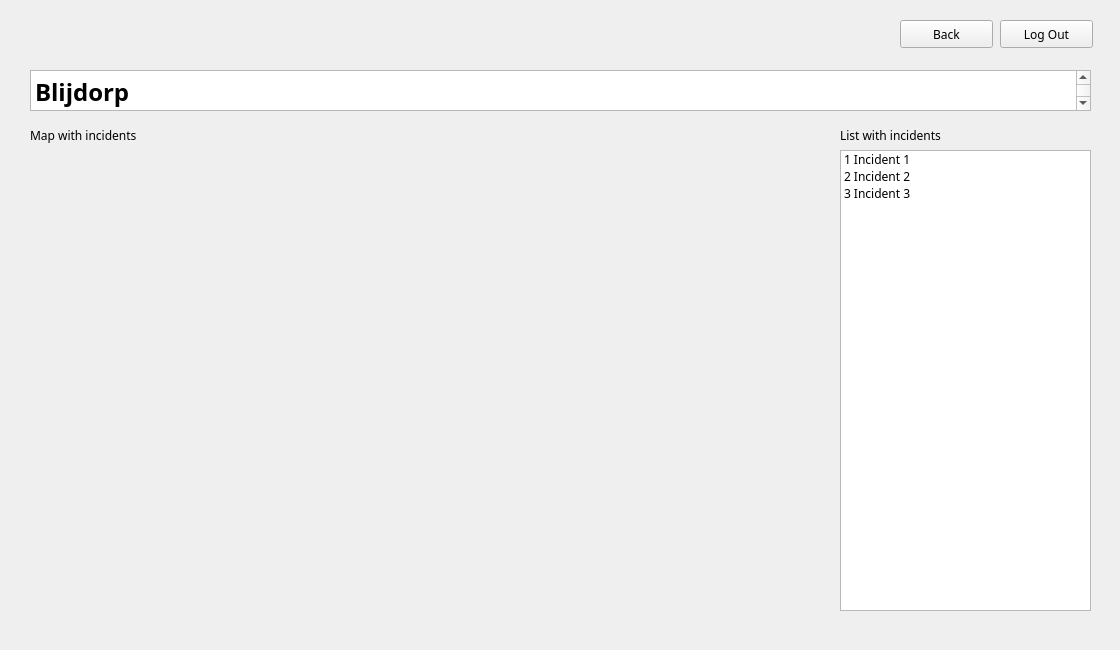
<?xml version="1.0" encoding="UTF-8"?>
<ui version="4.0">
 <class>StormClean</class>
 <widget class="QDialog" name="StormClean">
  <property name="enabled">
   <bool>true</bool>
  </property>
  <property name="geometry">
   <rect>
    <x>0</x>
    <y>0</y>
    <width>1120</width>
    <height>650</height>
   </rect>
  </property>
  <property name="sizePolicy">
   <sizepolicy hsizetype="Fixed" vsizetype="Fixed">
    <horstretch>0</horstretch>
    <verstretch>0</verstretch>
   </sizepolicy>
  </property>
  <property name="minimumSize">
   <size>
    <width>1120</width>
    <height>650</height>
   </size>
  </property>
  <property name="maximumSize">
   <size>
    <width>1120</width>
    <height>650</height>
   </size>
  </property>
  <property name="font">
   <font>
    <family>Arial Unicode MS</family>
   </font>
  </property>
  <property name="cursor">
   <cursorShape>ArrowCursor</cursorShape>
  </property>
  <property name="mouseTracking">
   <bool>false</bool>
  </property>
  <property name="windowTitle">
   <string>StormClean</string>
  </property>
  <widget class="QStackedWidget" name="Pages">
   <property name="geometry">
    <rect>
     <x>0</x>
     <y>0</y>
     <width>1120</width>
     <height>650</height>
    </rect>
   </property>
   <property name="sizePolicy">
    <sizepolicy hsizetype="Fixed" vsizetype="Fixed">
     <horstretch>0</horstretch>
     <verstretch>0</verstretch>
    </sizepolicy>
   </property>
   <property name="minimumSize">
    <size>
     <width>1120</width>
     <height>650</height>
    </size>
   </property>
   <property name="maximumSize">
    <size>
     <width>1120</width>
     <height>650</height>
    </size>
   </property>
   <property name="currentIndex">
    <number>2</number>
   </property>
   <property name="CurrentIndex" stdset="0">
    <number>5</number>
   </property>
   <widget class="QWidget" name="page">
    <widget class="QPlainTextEdit" name="Box_Username">
     <property name="geometry">
      <rect>
       <x>460</x>
       <y>250</y>
       <width>161</width>
       <height>31</height>
      </rect>
     </property>
     <property name="font">
      <font>
       <family>Arial Unicode MS</family>
       <weight>50</weight>
       <bold>false</bold>
      </font>
     </property>
    </widget>
    <widget class="QPlainTextEdit" name="Box_Password">
     <property name="geometry">
      <rect>
       <x>460</x>
       <y>300</y>
       <width>161</width>
       <height>31</height>
      </rect>
     </property>
     <property name="font">
      <font>
       <family>Segoe MDL2 Assets</family>
       <weight>50</weight>
       <bold>false</bold>
      </font>
     </property>
    </widget>
    <widget class="QLabel" name="Label_Password">
     <property name="geometry">
      <rect>
       <x>390</x>
       <y>310</y>
       <width>101</width>
       <height>16</height>
      </rect>
     </property>
     <property name="text">
      <string>Password:</string>
     </property>
    </widget>
    <widget class="QLabel" name="label_welcome">
     <property name="geometry">
      <rect>
       <x>380</x>
       <y>170</y>
       <width>251</width>
       <height>41</height>
      </rect>
     </property>
     <property name="text">
      <string>Welcome to StormClean, please log in:</string>
     </property>
    </widget>
    <widget class="QLabel" name="Label_username">
     <property name="geometry">
      <rect>
       <x>390</x>
       <y>260</y>
       <width>101</width>
       <height>16</height>
      </rect>
     </property>
     <property name="text">
      <string>Username:</string>
     </property>
    </widget>
    <widget class="QPushButton" name="Login">
     <property name="geometry">
      <rect>
       <x>580</x>
       <y>400</y>
       <width>151</width>
       <height>21</height>
      </rect>
     </property>
     <property name="text">
      <string>LogIn</string>
     </property>
    </widget>
    <widget class="QPushButton" name="Cancel">
     <property name="geometry">
      <rect>
       <x>580</x>
       <y>420</y>
       <width>151</width>
       <height>21</height>
      </rect>
     </property>
     <property name="text">
      <string>Cancel</string>
     </property>
    </widget>
   </widget>
   <widget class="QWidget" name="page_2">
    <widget class="QPushButton" name="pushButton_logout">
     <property name="geometry">
      <rect>
       <x>1000</x>
       <y>20</y>
       <width>93</width>
       <height>28</height>
      </rect>
     </property>
     <property name="text">
      <string>Log Out</string>
     </property>
    </widget>
    <widget class="QLabel" name="label_selectneighbourhood">
     <property name="geometry">
      <rect>
       <x>30</x>
       <y>40</y>
       <width>251</width>
       <height>21</height>
      </rect>
     </property>
     <property name="text">
      <string>Select neighbourhood:</string>
     </property>
    </widget>
    <widget class="QListWidget" name="listWidget_listofneighbourhood">
     <property name="geometry">
      <rect>
       <x>840</x>
       <y>70</y>
       <width>256</width>
       <height>501</height>
      </rect>
     </property>
     <item>
      <property name="text">
       <string>1 Neighbourhood 1</string>
      </property>
     </item>
     <item>
      <property name="text">
       <string>2 Neighbourhood 2</string>
      </property>
     </item>
     <item>
      <property name="text">
       <string>3 Neighbourhood 3</string>
      </property>
     </item>
    </widget>
    <widget class="QgsMapCanvas" name="QgsMapCanvas" native="true">
     <property name="geometry">
      <rect>
       <x>30</x>
       <y>70</y>
       <width>781</width>
       <height>501</height>
      </rect>
     </property>
    </widget>
   </widget>
   <widget class="QWidget" name="page_3">
    <widget class="QLabel" name="label_mapincidents">
     <property name="geometry">
      <rect>
       <x>30</x>
       <y>120</y>
       <width>211</width>
       <height>31</height>
      </rect>
     </property>
     <property name="text">
      <string>Map with incidents</string>
     </property>
    </widget>
    <widget class="QLabel" name="label_listincidents">
     <property name="geometry">
      <rect>
       <x>840</x>
       <y>120</y>
       <width>211</width>
       <height>31</height>
      </rect>
     </property>
     <property name="text">
      <string>List with incidents</string>
     </property>
    </widget>
    <widget class="QPushButton" name="pushButton_logout2">
     <property name="geometry">
      <rect>
       <x>1000</x>
       <y>20</y>
       <width>93</width>
       <height>28</height>
      </rect>
     </property>
     <property name="text">
      <string>Log Out</string>
     </property>
    </widget>
    <widget class="QListWidget" name="listWidget_incidents">
     <property name="geometry">
      <rect>
       <x>840</x>
       <y>150</y>
       <width>251</width>
       <height>461</height>
      </rect>
     </property>
     <item>
      <property name="text">
       <string>1 Incident 1</string>
      </property>
     </item>
     <item>
      <property name="text">
       <string>2 Incident 2</string>
      </property>
     </item>
     <item>
      <property name="text">
       <string>3 Incident 3</string>
      </property>
     </item>
    </widget>
    <widget class="QgsMapCanvas" name="QgsMapCanvas_1" native="true">
     <property name="geometry">
      <rect>
       <x>30</x>
       <y>150</y>
       <width>801</width>
       <height>461</height>
      </rect>
     </property>
    </widget>
    <widget class="QTextEdit" name="WijkName">
     <property name="geometry">
      <rect>
       <x>30</x>
       <y>70</y>
       <width>1061</width>
       <height>41</height>
      </rect>
     </property>
     <property name="html">
      <string>&lt;!DOCTYPE HTML PUBLIC &quot;-//W3C//DTD HTML 4.0//EN&quot; &quot;http://www.w3.org/TR/REC-html40/strict.dtd&quot;&gt;
&lt;html&gt;&lt;head&gt;&lt;meta name=&quot;qrichtext&quot; content=&quot;1&quot; /&gt;&lt;style type=&quot;text/css&quot;&gt;
p, li { white-space: pre-wrap; }
&lt;/style&gt;&lt;/head&gt;&lt;body style=&quot; font-family:'Arial Unicode MS'; font-size:8.25pt; font-weight:400; font-style:normal;&quot;&gt;
&lt;p style=&quot; margin-top:0px; margin-bottom:0px; margin-left:0px; margin-right:0px; -qt-block-indent:0; text-indent:0px;&quot;&gt;&lt;span style=&quot; font-size:18pt; font-weight:600;&quot;&gt;Blijdorp&lt;/span&gt;&lt;/p&gt;&lt;/body&gt;&lt;/html&gt;</string>
     </property>
    </widget>
    <widget class="QPushButton" name="back">
     <property name="geometry">
      <rect>
       <x>900</x>
       <y>20</y>
       <width>93</width>
       <height>28</height>
      </rect>
     </property>
     <property name="text">
      <string>Back</string>
     </property>
    </widget>
   </widget>
   <widget class="QWidget" name="page_4">
    <widget class="QPushButton" name="pushButton_logout3">
     <property name="geometry">
      <rect>
       <x>1000</x>
       <y>20</y>
       <width>93</width>
       <height>28</height>
      </rect>
     </property>
     <property name="text">
      <string>Log Out</string>
     </property>
    </widget>
    <widget class="QLabel" name="label_1incidentsmap">
     <property name="geometry">
      <rect>
       <x>30</x>
       <y>210</y>
       <width>571</width>
       <height>291</height>
      </rect>
     </property>
     <property name="text">
      <string/>
     </property>
     <property name="pixmap">
      <pixmap>Kaart-locatiemap.jpg</pixmap>
     </property>
    </widget>
    <widget class="QTextBrowser" name="textBrowser_incidentname">
     <property name="geometry">
      <rect>
       <x>30</x>
       <y>70</y>
       <width>1061</width>
       <height>41</height>
      </rect>
     </property>
     <property name="html">
      <string>&lt;!DOCTYPE HTML PUBLIC &quot;-//W3C//DTD HTML 4.0//EN&quot; &quot;http://www.w3.org/TR/REC-html40/strict.dtd&quot;&gt;
&lt;html&gt;&lt;head&gt;&lt;meta name=&quot;qrichtext&quot; content=&quot;1&quot; /&gt;&lt;style type=&quot;text/css&quot;&gt;
p, li { white-space: pre-wrap; }
&lt;/style&gt;&lt;/head&gt;&lt;body style=&quot; font-family:'Arial Unicode MS'; font-size:8.25pt; font-weight:400; font-style:normal;&quot;&gt;
&lt;p style=&quot; margin-top:0px; margin-bottom:0px; margin-left:0px; margin-right:0px; -qt-block-indent:0; text-indent:0px;&quot;&gt;&lt;span style=&quot; font-size:10pt;&quot;&gt;Incident name&lt;/span&gt;&lt;/p&gt;&lt;/body&gt;&lt;/html&gt;</string>
     </property>
    </widget>
    <widget class="QLabel" name="label_map1incident">
     <property name="geometry">
      <rect>
       <x>30</x>
       <y>180</y>
       <width>211</width>
       <height>31</height>
      </rect>
     </property>
     <property name="text">
      <string>Map with incident</string>
     </property>
    </widget>
    <widget class="QLabel" name="label_photos">
     <property name="geometry">
      <rect>
       <x>630</x>
       <y>180</y>
       <width>211</width>
       <height>31</height>
      </rect>
     </property>
     <property name="text">
      <string>Photos</string>
     </property>
    </widget>
    <widget class="QLabel" name="label_photo1">
     <property name="geometry">
      <rect>
       <x>630</x>
       <y>210</y>
       <width>271</width>
       <height>291</height>
      </rect>
     </property>
     <property name="text">
      <string/>
     </property>
     <property name="pixmap">
      <pixmap>download (1).jpg</pixmap>
     </property>
     <property name="scaledContents">
      <bool>true</bool>
     </property>
    </widget>
    <widget class="QLabel" name="label">
     <property name="geometry">
      <rect>
       <x>910</x>
       <y>210</y>
       <width>181</width>
       <height>141</height>
      </rect>
     </property>
     <property name="text">
      <string/>
     </property>
     <property name="pixmap">
      <pixmap>download.jpg</pixmap>
     </property>
    </widget>
    <widget class="QLabel" name="label_2">
     <property name="geometry">
      <rect>
       <x>910</x>
       <y>360</y>
       <width>181</width>
       <height>141</height>
      </rect>
     </property>
     <property name="text">
      <string/>
     </property>
     <property name="pixmap">
      <pixmap>download (2).jpg</pixmap>
     </property>
    </widget>
    <widget class="QTextBrowser" name="textBrowser_manualdiscription">
     <property name="geometry">
      <rect>
       <x>30</x>
       <y>510</y>
       <width>571</width>
       <height>121</height>
      </rect>
     </property>
     <property name="html">
      <string>&lt;!DOCTYPE HTML PUBLIC &quot;-//W3C//DTD HTML 4.0//EN&quot; &quot;http://www.w3.org/TR/REC-html40/strict.dtd&quot;&gt;
&lt;html&gt;&lt;head&gt;&lt;meta name=&quot;qrichtext&quot; content=&quot;1&quot; /&gt;&lt;style type=&quot;text/css&quot;&gt;
p, li { white-space: pre-wrap; }
&lt;/style&gt;&lt;/head&gt;&lt;body style=&quot; font-family:'Arial Unicode MS'; font-size:8.25pt; font-weight:400; font-style:normal;&quot;&gt;
&lt;p style=&quot; margin-top:0px; margin-bottom:0px; margin-left:0px; margin-right:0px; -qt-block-indent:0; text-indent:0px;&quot;&gt;&lt;span style=&quot; font-size:8pt; font-weight:600;&quot;&gt;Manual discription&lt;/span&gt;&lt;/p&gt;
&lt;p style=&quot; margin-top:0px; margin-bottom:0px; margin-left:0px; margin-right:0px; -qt-block-indent:0; text-indent:0px;&quot;&gt;&lt;span style=&quot; font-size:8pt;&quot;&gt;&amp;quot;............................................................................................&lt;/span&gt;&lt;/p&gt;
&lt;p style=&quot; margin-top:0px; margin-bottom:0px; margin-left:0px; margin-right:0px; -qt-block-indent:0; text-indent:0px;&quot;&gt;&lt;span style=&quot; font-size:8pt;&quot;&gt;..........................................................................................&amp;quot;&lt;/span&gt;&lt;/p&gt;&lt;/body&gt;&lt;/html&gt;</string>
     </property>
    </widget>
    <widget class="QTextBrowser" name="textBrowser">
     <property name="geometry">
      <rect>
       <x>630</x>
       <y>510</y>
       <width>461</width>
       <height>121</height>
      </rect>
     </property>
     <property name="html">
      <string>&lt;!DOCTYPE HTML PUBLIC &quot;-//W3C//DTD HTML 4.0//EN&quot; &quot;http://www.w3.org/TR/REC-html40/strict.dtd&quot;&gt;
&lt;html&gt;&lt;head&gt;&lt;meta name=&quot;qrichtext&quot; content=&quot;1&quot; /&gt;&lt;style type=&quot;text/css&quot;&gt;
p, li { white-space: pre-wrap; }
&lt;/style&gt;&lt;/head&gt;&lt;body style=&quot; font-family:'Arial Unicode MS'; font-size:8.25pt; font-weight:400; font-style:normal;&quot;&gt;
&lt;p style=&quot; margin-top:0px; margin-bottom:0px; margin-left:0px; margin-right:0px; -qt-block-indent:0; text-indent:0px;&quot;&gt;&lt;span style=&quot; font-size:8pt; font-weight:600;&quot;&gt;Additional information:&lt;/span&gt;&lt;/p&gt;
&lt;p style=&quot; margin-top:0px; margin-bottom:0px; margin-left:0px; margin-right:0px; -qt-block-indent:0; text-indent:0px;&quot;&gt;&lt;span style=&quot; font-size:8pt;&quot;&gt;Mentioned x times&lt;/span&gt;&lt;/p&gt;
&lt;p style=&quot; margin-top:0px; margin-bottom:0px; margin-left:0px; margin-right:0px; -qt-block-indent:0; text-indent:0px;&quot;&gt;&lt;span style=&quot; font-size:8pt;&quot;&gt;............................&lt;/span&gt;&lt;/p&gt;&lt;/body&gt;&lt;/html&gt;</string>
     </property>
    </widget>
    <widget class="QLabel" name="label_Question">
     <property name="geometry">
      <rect>
       <x>440</x>
       <y>130</y>
       <width>201</width>
       <height>21</height>
      </rect>
     </property>
     <property name="text">
      <string>Will you go to this incident?</string>
     </property>
    </widget>
    <widget class="QPushButton" name="pushButton_No_2">
     <property name="geometry">
      <rect>
       <x>630</x>
       <y>130</y>
       <width>93</width>
       <height>28</height>
      </rect>
     </property>
     <property name="text">
      <string>Yes</string>
     </property>
    </widget>
    <widget class="QPushButton" name="pushButton_No">
     <property name="geometry">
      <rect>
       <x>740</x>
       <y>130</y>
       <width>93</width>
       <height>28</height>
      </rect>
     </property>
     <property name="text">
      <string>No</string>
     </property>
    </widget>
   </widget>
   <widget class="QWidget" name="page_5">
    <widget class="QLabel" name="label_Navigation">
     <property name="geometry">
      <rect>
       <x>50</x>
       <y>50</y>
       <width>601</width>
       <height>521</height>
      </rect>
     </property>
     <property name="text">
      <string/>
     </property>
     <property name="pixmap">
      <pixmap>Parcours_Bavaria_City_Racing_Rotterdam.jpg</pixmap>
     </property>
     <property name="scaledContents">
      <bool>true</bool>
     </property>
    </widget>
    <widget class="QPushButton" name="pushButton_logout4">
     <property name="geometry">
      <rect>
       <x>1000</x>
       <y>20</y>
       <width>93</width>
       <height>28</height>
      </rect>
     </property>
     <property name="text">
      <string>Log Out</string>
     </property>
    </widget>
    <widget class="QPushButton" name="pushButton_arrived">
     <property name="geometry">
      <rect>
       <x>670</x>
       <y>520</y>
       <width>161</width>
       <height>51</height>
      </rect>
     </property>
     <property name="text">
      <string>Arrived at location</string>
     </property>
    </widget>
   </widget>
   <widget class="QWidget" name="page_6">
    <widget class="QTextBrowser" name="textBrowser_2">
     <property name="geometry">
      <rect>
       <x>630</x>
       <y>510</y>
       <width>461</width>
       <height>121</height>
      </rect>
     </property>
     <property name="html">
      <string>&lt;!DOCTYPE HTML PUBLIC &quot;-//W3C//DTD HTML 4.0//EN&quot; &quot;http://www.w3.org/TR/REC-html40/strict.dtd&quot;&gt;
&lt;html&gt;&lt;head&gt;&lt;meta name=&quot;qrichtext&quot; content=&quot;1&quot; /&gt;&lt;style type=&quot;text/css&quot;&gt;
p, li { white-space: pre-wrap; }
&lt;/style&gt;&lt;/head&gt;&lt;body style=&quot; font-family:'Arial Unicode MS'; font-size:8.25pt; font-weight:400; font-style:normal;&quot;&gt;
&lt;p style=&quot; margin-top:0px; margin-bottom:0px; margin-left:0px; margin-right:0px; -qt-block-indent:0; text-indent:0px;&quot;&gt;&lt;span style=&quot; font-size:8pt; font-weight:600;&quot;&gt;Additional information:&lt;/span&gt;&lt;/p&gt;
&lt;p style=&quot; margin-top:0px; margin-bottom:0px; margin-left:0px; margin-right:0px; -qt-block-indent:0; text-indent:0px;&quot;&gt;&lt;span style=&quot; font-size:8pt;&quot;&gt;Mentioned x times&lt;/span&gt;&lt;/p&gt;
&lt;p style=&quot; margin-top:0px; margin-bottom:0px; margin-left:0px; margin-right:0px; -qt-block-indent:0; text-indent:0px;&quot;&gt;&lt;span style=&quot; font-size:8pt;&quot;&gt;............................&lt;/span&gt;&lt;/p&gt;&lt;/body&gt;&lt;/html&gt;</string>
     </property>
    </widget>
    <widget class="QLabel" name="label_map1incident_2">
     <property name="geometry">
      <rect>
       <x>30</x>
       <y>180</y>
       <width>211</width>
       <height>31</height>
      </rect>
     </property>
     <property name="text">
      <string>Map with incident</string>
     </property>
    </widget>
    <widget class="QLabel" name="label_3">
     <property name="geometry">
      <rect>
       <x>910</x>
       <y>360</y>
       <width>181</width>
       <height>141</height>
      </rect>
     </property>
     <property name="text">
      <string/>
     </property>
     <property name="pixmap">
      <pixmap>download (2).jpg</pixmap>
     </property>
    </widget>
    <widget class="QLabel" name="label_photo1_2">
     <property name="geometry">
      <rect>
       <x>630</x>
       <y>210</y>
       <width>271</width>
       <height>291</height>
      </rect>
     </property>
     <property name="text">
      <string/>
     </property>
     <property name="pixmap">
      <pixmap>download (1).jpg</pixmap>
     </property>
     <property name="scaledContents">
      <bool>true</bool>
     </property>
    </widget>
    <widget class="QTextBrowser" name="textBrowser_manualdiscription_2">
     <property name="geometry">
      <rect>
       <x>30</x>
       <y>510</y>
       <width>571</width>
       <height>121</height>
      </rect>
     </property>
     <property name="html">
      <string>&lt;!DOCTYPE HTML PUBLIC &quot;-//W3C//DTD HTML 4.0//EN&quot; &quot;http://www.w3.org/TR/REC-html40/strict.dtd&quot;&gt;
&lt;html&gt;&lt;head&gt;&lt;meta name=&quot;qrichtext&quot; content=&quot;1&quot; /&gt;&lt;style type=&quot;text/css&quot;&gt;
p, li { white-space: pre-wrap; }
&lt;/style&gt;&lt;/head&gt;&lt;body style=&quot; font-family:'Arial Unicode MS'; font-size:8.25pt; font-weight:400; font-style:normal;&quot;&gt;
&lt;p style=&quot; margin-top:0px; margin-bottom:0px; margin-left:0px; margin-right:0px; -qt-block-indent:0; text-indent:0px;&quot;&gt;&lt;span style=&quot; font-size:8pt; font-weight:600;&quot;&gt;Manual discription&lt;/span&gt;&lt;/p&gt;
&lt;p style=&quot; margin-top:0px; margin-bottom:0px; margin-left:0px; margin-right:0px; -qt-block-indent:0; text-indent:0px;&quot;&gt;&lt;span style=&quot; font-size:8pt;&quot;&gt;&amp;quot;............................................................................................&lt;/span&gt;&lt;/p&gt;
&lt;p style=&quot; margin-top:0px; margin-bottom:0px; margin-left:0px; margin-right:0px; -qt-block-indent:0; text-indent:0px;&quot;&gt;&lt;span style=&quot; font-size:8pt;&quot;&gt;..........................................................................................&amp;quot;&lt;/span&gt;&lt;/p&gt;&lt;/body&gt;&lt;/html&gt;</string>
     </property>
    </widget>
    <widget class="QLabel" name="label_1incidentsmap_2">
     <property name="geometry">
      <rect>
       <x>30</x>
       <y>210</y>
       <width>571</width>
       <height>291</height>
      </rect>
     </property>
     <property name="text">
      <string/>
     </property>
     <property name="pixmap">
      <pixmap>Kaart-locatiemap.jpg</pixmap>
     </property>
    </widget>
    <widget class="QPushButton" name="pushButton_helpneeded">
     <property name="geometry">
      <rect>
       <x>400</x>
       <y>130</y>
       <width>201</width>
       <height>41</height>
      </rect>
     </property>
     <property name="text">
      <string>I need help with this incident</string>
     </property>
    </widget>
    <widget class="QPushButton" name="pushButton_logout5">
     <property name="geometry">
      <rect>
       <x>1000</x>
       <y>20</y>
       <width>93</width>
       <height>28</height>
      </rect>
     </property>
     <property name="text">
      <string>Log Out</string>
     </property>
    </widget>
    <widget class="QLabel" name="label_photos_2">
     <property name="geometry">
      <rect>
       <x>630</x>
       <y>180</y>
       <width>211</width>
       <height>31</height>
      </rect>
     </property>
     <property name="text">
      <string>Photos</string>
     </property>
    </widget>
    <widget class="QLabel" name="label_4">
     <property name="geometry">
      <rect>
       <x>910</x>
       <y>210</y>
       <width>181</width>
       <height>141</height>
      </rect>
     </property>
     <property name="text">
      <string/>
     </property>
     <property name="pixmap">
      <pixmap>download.jpg</pixmap>
     </property>
    </widget>
    <widget class="QTextBrowser" name="textBrowser_incidentname_2">
     <property name="geometry">
      <rect>
       <x>30</x>
       <y>70</y>
       <width>1061</width>
       <height>41</height>
      </rect>
     </property>
     <property name="html">
      <string>&lt;!DOCTYPE HTML PUBLIC &quot;-//W3C//DTD HTML 4.0//EN&quot; &quot;http://www.w3.org/TR/REC-html40/strict.dtd&quot;&gt;
&lt;html&gt;&lt;head&gt;&lt;meta name=&quot;qrichtext&quot; content=&quot;1&quot; /&gt;&lt;style type=&quot;text/css&quot;&gt;
p, li { white-space: pre-wrap; }
&lt;/style&gt;&lt;/head&gt;&lt;body style=&quot; font-family:'Arial Unicode MS'; font-size:8.25pt; font-weight:400; font-style:normal;&quot;&gt;
&lt;p style=&quot; margin-top:0px; margin-bottom:0px; margin-left:0px; margin-right:0px; -qt-block-indent:0; text-indent:0px;&quot;&gt;&lt;span style=&quot; font-size:10pt;&quot;&gt;Incident name&lt;/span&gt;&lt;/p&gt;&lt;/body&gt;&lt;/html&gt;</string>
     </property>
    </widget>
    <widget class="QPushButton" name="pushButton_leaveincident">
     <property name="geometry">
      <rect>
       <x>630</x>
       <y>130</y>
       <width>201</width>
       <height>41</height>
      </rect>
     </property>
     <property name="text">
      <string>I want to leave the incident</string>
     </property>
    </widget>
    <widget class="QgsMapCanvas" name="QgsMapCanvas_2" native="true">
     <property name="geometry">
      <rect>
       <x>30</x>
       <y>210</y>
       <width>571</width>
       <height>291</height>
      </rect>
     </property>
    </widget>
   </widget>
  </widget>
 </widget>
 <customwidgets>
  <customwidget>
   <class>QgsMapCanvas</class>
   <extends>QWidget</extends>
   <header>qgis.gui</header>
   <container>1</container>
  </customwidget>
 </customwidgets>
 <resources/>
 <connections/>
</ui>
